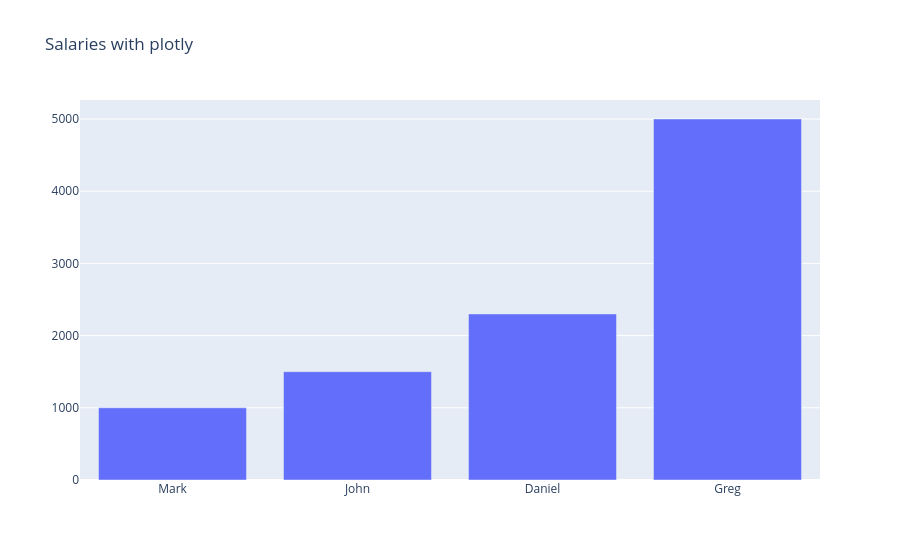

The notebook cell saved with this chart:
### Code cell
fig = go.Figure()
data = go.Bar(x=names, y=salary_values)

layout = {
	'title': 'Salaries with plotly'
}

fig = go.Figure(data, layout)
fig.show()

### Figure 1 — Plotly figure (JSON) as saved in the notebook; plotly's stock layout.template omitted (floating-point values rounded to 4 significant figures)
{"data": [{"type": "bar", "x": ["Mark", "John", "Daniel", "Greg"], "y": [1000, 1500, 2300, 5000]}], "layout": {"title": {"text": "Salaries with plotly"}}}
